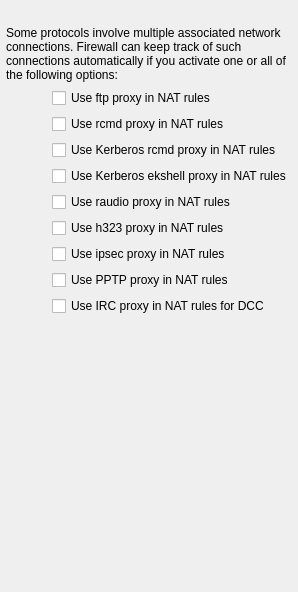
     <widget class="QWidget" name="tab0">
      <attribute name="title">
       <string>Protocol Helpers</string>
      </attribute>
      <layout class="QGridLayout">
       <property name="margin" stdset="0">
        <number>6</number>
       </property>
       <item row="0" column="1">
        <spacer>
         <property name="orientation">
          <enum>Qt::Orientation::Vertical</enum>
         </property>
         <property name="sizeType">
          <enum>QSizePolicy::Policy::Fixed</enum>
         </property>
         <property name="sizeHint" stdset="0">
          <size>
           <width>20</width>
           <height>20</height>
          </size>
         </property>
        </spacer>
       </item>
       <item row="6" column="1">
        <widget class="QCheckBox" name="ipf_nat_raudio_proxy">
         <property name="text">
          <string>Use raudio proxy in NAT rules</string>
         </property>
        </widget>
       </item>
       <item row="7" column="1">
        <widget class="QCheckBox" name="ipf_nat_h323_proxy">
         <property name="text">
          <string>Use h323 proxy in NAT rules</string>
         </property>
        </widget>
       </item>
       <item row="8" column="1">
        <widget class="QCheckBox" name="ipf_nat_ipsec_proxy">
         <property name="text">
          <string>Use ipsec proxy in NAT rules</string>
         </property>
        </widget>
       </item>
       <item row="2" column="0" rowspan="5">
        <spacer>
         <property name="orientation">
          <enum>Qt::Orientation::Horizontal</enum>
         </property>
         <property name="sizeType">
          <enum>QSizePolicy::Policy::Fixed</enum>
         </property>
         <property name="sizeHint" stdset="0">
          <size>
           <width>40</width>
           <height>100</height>
          </size>
         </property>
        </spacer>
       </item>
       <item row="2" column="1">
        <widget class="QCheckBox" name="ipf_nat_ftp_proxy">
         <property name="text">
          <string>Use ftp proxy in NAT rules</string>
         </property>
        </widget>
       </item>
       <item row="3" column="1">
        <widget class="QCheckBox" name="ipf_nat_rcmd_proxy">
         <property name="text">
          <string>Use rcmd proxy in NAT rules</string>
         </property>
        </widget>
       </item>
       <item row="4" column="1">
        <widget class="QCheckBox" name="ipf_nat_krcmd_proxy">
         <property name="text">
          <string>Use Kerberos rcmd proxy in NAT rules</string>
         </property>
        </widget>
       </item>
       <item row="5" column="1">
        <widget class="QCheckBox" name="ipf_nat_ekshell_proxy">
         <property name="text">
          <string>Use Kerberos ekshell proxy in NAT rules</string>
         </property>
        </widget>
       </item>
       <item row="11" column="1">
        <spacer>
         <property name="orientation">
          <enum>Qt::Orientation::Vertical</enum>
         </property>
         <property name="sizeType">
          <enum>QSizePolicy::Policy::Expanding</enum>
         </property>
         <property name="sizeHint" stdset="0">
          <size>
           <width>20</width>
           <height>270</height>
          </size>
         </property>
        </spacer>
       </item>
       <item row="9" column="1">
        <widget class="QCheckBox" name="ipf_nat_pptp_proxy">
         <property name="text">
          <string>Use PPTP proxy in NAT rules</string>
         </property>
        </widget>
       </item>
       <item row="10" column="1">
        <widget class="QCheckBox" name="ipf_nat_irc_proxy">
         <property name="text">
          <string>Use IRC proxy in NAT rules for DCC</string>
         </property>
        </widget>
       </item>
       <item row="1" column="0" colspan="2">
        <widget class="QLabel" name="label572">
         <property name="sizePolicy">
          <sizepolicy hsizetype="Preferred" vsizetype="Fixed">
           <horstretch>0</horstretch>
           <verstretch>0</verstretch>
          </sizepolicy>
         </property>
         <property name="text">
          <string>Some protocols involve multiple associated network connections. Firewall can keep track of such connections automatically if you activate one or all of the following options:</string>
         </property>
         <property name="alignment">
          <set>Qt::AlignmentFlag::AlignLeading|Qt::AlignmentFlag::AlignLeft|Qt::AlignmentFlag::AlignVCenter</set>
         </property>
         <property name="wordWrap">
          <bool>true</bool>
         </property>
        </widget>
       </item>
      </layout>
     </widget>
